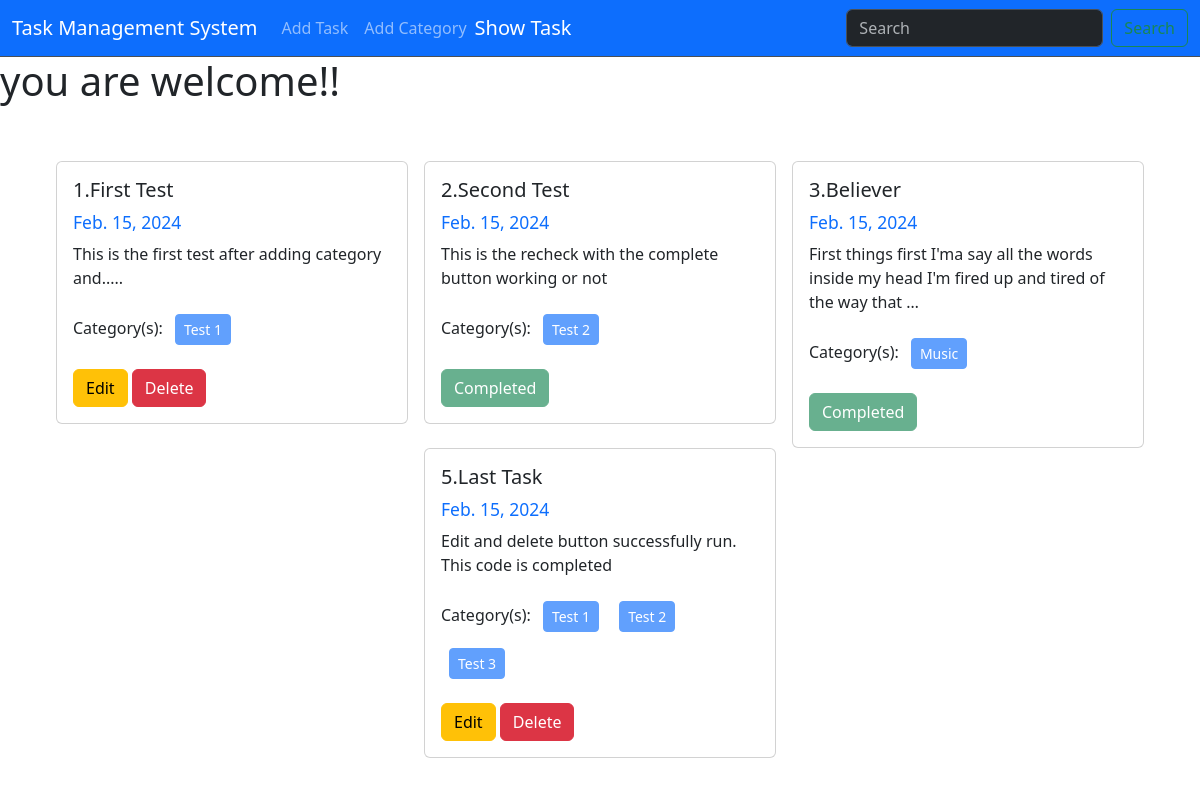
The page / on the database its author committed.
### TaskModel/models.py (models this page shows, shortened)
class Task(models.Model):
    title = models.CharField(max_length=100)
    description = models.TextField()
    is_completed = models.BooleanField(default=False)
    assign_date = models.DateField(auto_now_add=True)
    category = models.ManyToManyField(Category)

### TaskCategory/models.py (models this page shows, shortened)
class Category(models.Model):
    name = models.CharField(max_length=50)

### task_management_system/views.py (the view)
# urls.py: 2. Add a URL to urlpatterns:  path('', views.home, name='home')
def home(request):
    data = Task.objects.all()
    return render (request ,'home.html',{'data':data})

### templates/home.html
{%extends 'base.html'%} {% block content %}
<h1>you are welcome!!</h1>
<div class="d-flex flex-wrap justify-content-center px-5 pt-5">
  {% for task in data %}
  <div class="col-sm-4">
    <div class="card mx-2">
      <div class="card-body">
        <h5 class="card-title">{{task.id}}.{{task.title}}</h5>
        <h5 class="card-title text-primary"><small>{{task.assign_date}}</small></h5>
        <p class="card-text">
            {{task.description|truncatewords:20}}
        </p>
        <p>Category(s):
        {% for cat in task.category.all %}
        <button class="btn btn-primary btn-sm m-2" disabled>{{cat.name}}</button>
        {% endfor %}
        </p>
        {% if task.is_completed %}
          <button class="btn btn-success disabled">Completed</button>
        {% else %}
          <a href="{% url 'edit_task' task.id %}" class="btn btn-warning">Edit</a>
          <a href="{% url 'delete_task' task.id %}" class="btn btn-danger">Delete</a>
        {% endif %}
      </div>
    </div>
  </div>
  {% endfor %}
</div>
{% endblock %}

### templates/base.html (shortened to what this page needs)
<!DOCTYPE html>
<html lang="en">
<head>
    <link href="https://cdn.jsdelivr.net/npm/bootstrap@5.3.2/dist/css/bootstrap.min.css" rel="stylesheet">
</head>
<body>
    <nav class="navbar navbar-expand-lg bg-primary border-bottom border-body" data-bs-theme="dark"">
        <div class="container-fluid">
          <a class="navbar-brand" href="{%url 'homepage'%}">Task Management System</a>
          <div class="collapse navbar-collapse" id="navbarSupportedContent">
            <ul class="navbar-nav me-auto mb-2 mb-lg-0">
              <li class="nav-item">
                <a class="nav-link" href="{%url 'add_task'%}">Add Task</a>
              </li>
              <li class="nav-item">
                <a class="nav-link" href="{%url 'add_category'%}">Add Category</a>
              </li>
              <a class="navbar-brand" href="{%url 'homepage'%}">Show Task</a>
            </ul>
            <form class="d-flex" role="search">
              <input class="form-control me-2" type="search" placeholder="Search" aria-label="Search">
              <button class="btn btn-outline-success" type="submit">Search</button>
            </form>
          </div>
        </div>
      </nav>
      {%block content%}
      {%endblock%}
</body>
</html>

### rows shown on the page
Task: id "1", title "First Test", assign_date "Feb. 15, 2024", description "This is the first test after adding category and.....", is_completed "Edit"
Category: name "Test 1"
Task: id "2", title "Second Test", assign_date "Feb. 15, 2024", description "This is the recheck with the complete button working or not", is_completed "Completed"
Category: name "Test 2"
Task: id "3", title "Believer", assign_date "Feb. 15, 2024", description "First things first I'ma say all the words inside my head I'm fired up and tired of the way that …", is_completed "Completed"
Category: name "Music"
Task: id "5", title "Last Task", assign_date "Feb. 15, 2024", description "Edit and delete button successfully run. This code is completed", is_completed "Edit"
Category: name "Test 3"
